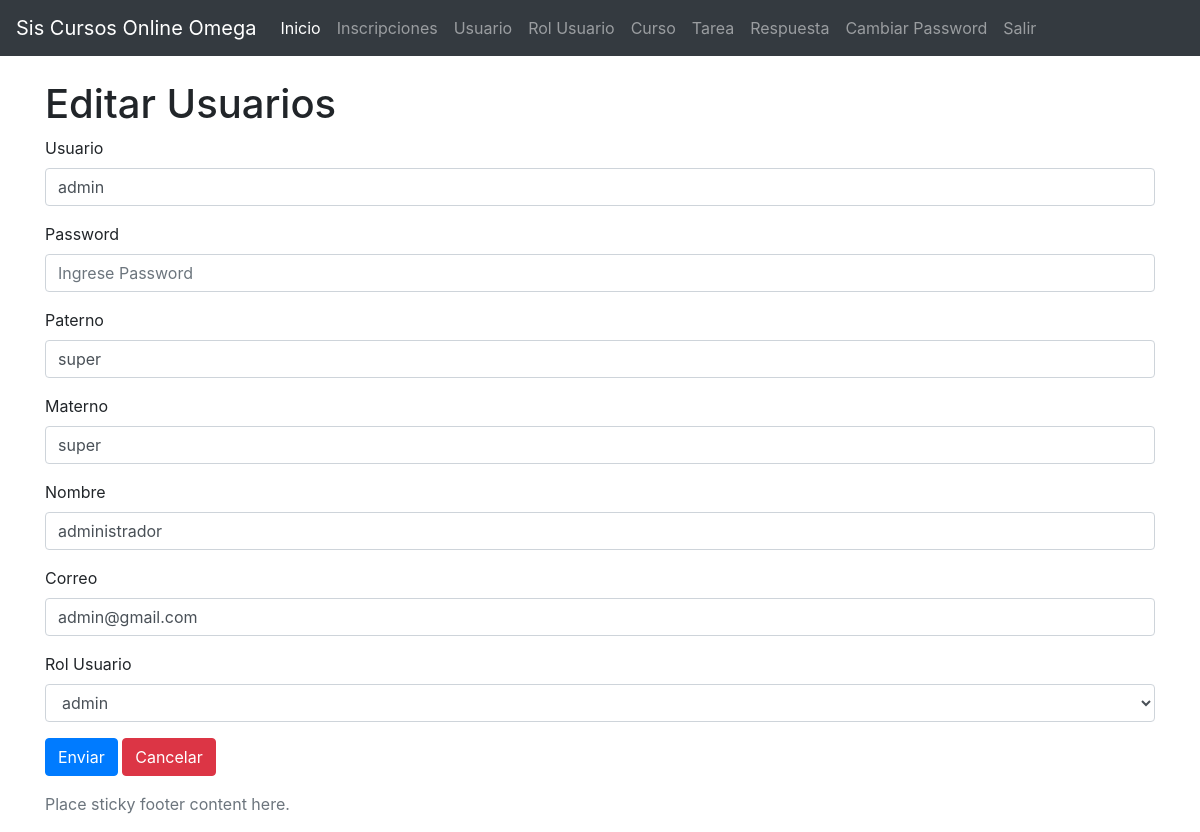
The app's page /usuario-edit.php?id=1 with its own data.
### tables this page shows
CREATE TABLE `usuario` (
  `id` int(11) NOT NULL,
  `usuario` varchar(50) NOT NULL,
  `password` varchar(50) NOT NULL,
  `ap_paterno` varchar(100) DEFAULT NULL,
  `ap_materno` varchar(100) DEFAULT NULL,
  `nombre` varchar(200) NOT NULL,
  `correo` varchar(200) NOT NULL,
  `id_rol_u` int(11) NOT NULL
);

### usuario-edit.php (the view, shortened to what this page needs)
<?php
require_once('librerias/cabe.php');
require_once('librerias/conexionBD.php');
$sql = "select * from rol_usuario";
$result =  $conn->query($sql);
$rol_usuario = array();
while ($fila =  $result->fetch_array()) {
    $rol_usuario[] = $fila;
}
$id=0;
$usuario="";
$paterno="";
$materno="";
$nombre="";
$correo="";
$id_rol_u="";
if(isset($_GET['id']))
{
	$sql="select * from usuario where id=".$_GET['id'];
	$result=$conn->query($sql);
	$fila =$result->fetch_array();
	$id=$fila['id'];
	$usuario=$fila['usuario'];
	$paterno=$fila['ap_paterno'];
	$materno=$fila['ap_materno'];
	$nombre=$fila['nombre'];
	$correo=$fila['correo'];
	$id_rol_u=$fila['id_rol_u'];
}
?>
      <div class="container">
        <div class="row">
            <div class="col-12">
                <h1><?=($id>0) ? 'Editar':'Nuevo' ?> Usuarios</h1>
                <form action="usuario-procesa.php" method="post">
                  <div class="form-group">
                    <label for="">Usuario</label>
                    <input type="text" name="usuario" class="form-control" value="<?=$usuario?>" placeholder="Ingrese Usuario">
                  </div>
                  <div class="form-group">
                    <label for="">Password</label>
                    <input type="password" name="password" class="form-control" placeholder="Ingrese Password">
                  </div>
                  <div class="form-group">
                    <label for="">Paterno</label>
                    <input type="text" name="paterno" class="form-control" value="<?=$paterno?>" placeholder="Ingrese Apellido Paterno">
                  </div>
                  <div class="form-group">
                    <label for="">Materno</label>
                    <input type="text" name="materno" class="form-control" value="<?=$materno?>" placeholder="Ingrese Apelllido Materno">
                  </div>
                  <div class="form-group">
                    <label for="">Nombre</label>
                    <input type="text" name="nombre" class="form-control" value="<?=$nombre?>" placeholder="Ingrese Nombre">
                  </div>
                  <div class="form-group">
                    <label for="">Correo</label>
                    <input type="text" name="correo" class="form-control" value="<?=$correo?>" placeholder="Ingrese su Correo Electronico">
                  </div>
                  <div class="form-group">
                    <label for="">Rol Usuario</label>
                    <select name="rol_usuario" class="form-control">
                      <?php foreach ($rol_usuario as $item):
                      	if($item['id']==$id_rol_u)
                        {
						?>
                        <option value="<?= $item['id'] ?>" selected><?= $item['descripcion'] ?> </option>
                       <?php
						}
						else
						{
					   ?>
                       <option value="<?= $item['id'] ?>"><?= $item['descripcion'] ?></option>
                      <?php
						}
					  endforeach ?>
                    </select>
                  </div>
                  <button type="submit" class="btn btn-primary">Enviar</button>
                  <a href="usuario.php" class="btn btn-danger">Cancelar</a>
                </form>
            </div>
        </div>
      </div>
<?php
require_once('librerias/pie.php');
 ?>

### records on screen
usuario: usuario "admin", paterno "super", materno "super", nombre "administrador", correo "admin@gmail.com"

### other values on screen
form field rol_usuario "admin"
